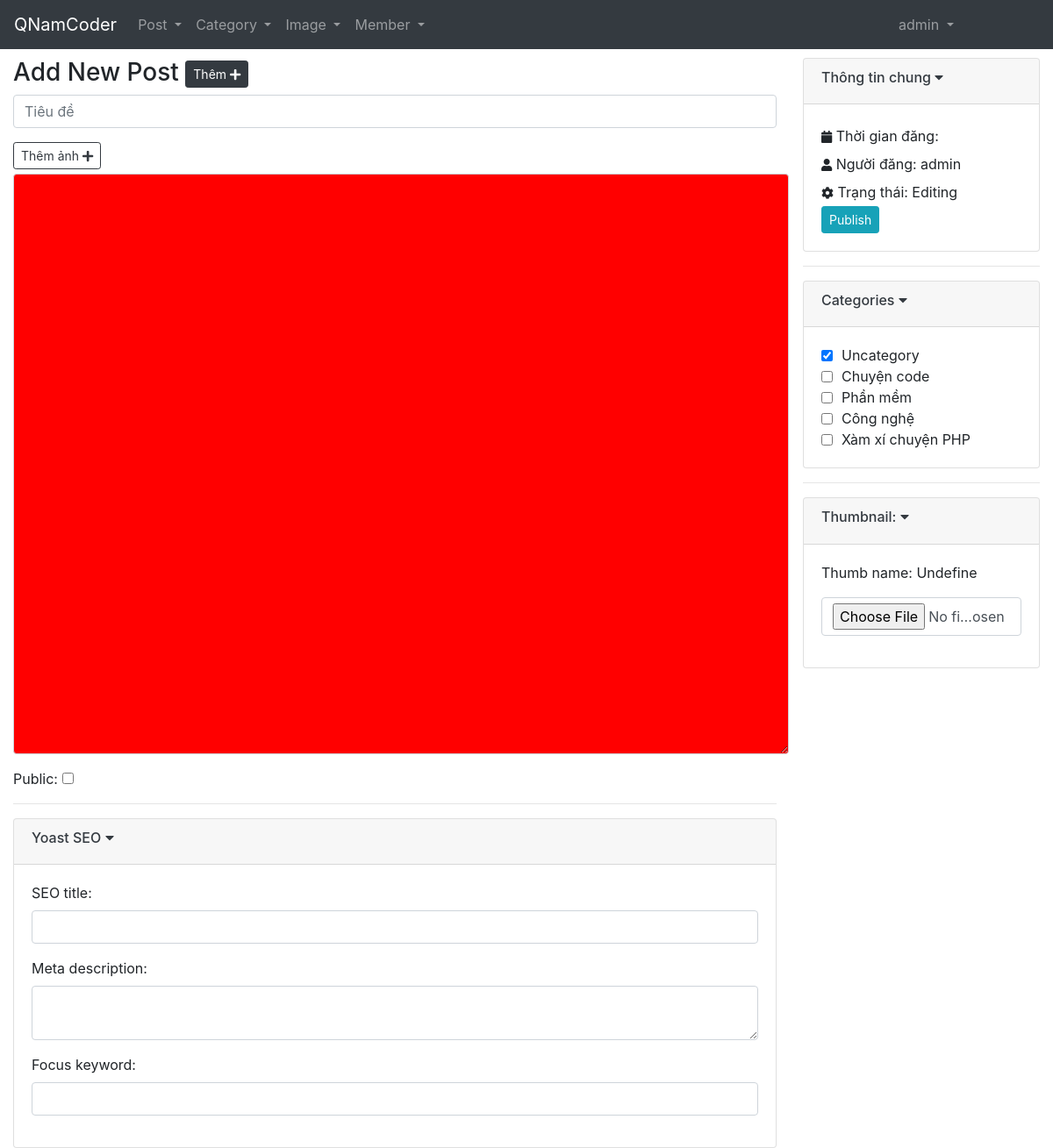
Screenshot of /admin/post/add-post.php (signed in) with the database file from the repository.
### tables this page shows
CREATE TABLE `categories` (
  `category_id` int(10) NOT NULL,
  `category_name` varchar(150) DEFAULT NULL,
  `category_slug` varchar(200) NOT NULL
);

### admin/post/add-post.php (the view, shortened to what this page needs)
<?php
	include_once("../inc/dbConfig.php");
	$username_edit = "";
	if (isset($_SESSION['username']) ) {
		$username_edit = $_SESSION['username'];
	}
	$thumb_name = "";
	$post_title = "";
	$post_content = "";
	$isPublic = 0;
	$post_seo_title = "" ;
	$post_description = "";
	$post_keyword = "";
	$post_category = 0;
?>
<?php include_once("../inc/header.php"); ?>
</head>
<body>
	<?php include_once("../inc/nav-horizontal.php");?>
		<div class="container-fluid">
			<div class="row ">
				<div class="col-xs-9 col-sm-9 col-md-9 col-lg-9">
					<form method="post" action="" enctype="multipart/form-data">
						<div class="add-new-post">
							<h3>Add New Post
				  				<a href="add-post.php">
				  					<button type="button" class="btn-sm btn btn-dark">
				  						<span>Thêm</span>
				  						<span class="fa fa-plus"></span>
				  					</button>
				  				</a>
			  				</h3>
						</div>
						<div class="content-element">
							<div class="form-group">
		  						<input type="text" name="post_title" id="post_title" class="form-control" placeholder="Tiêu đề" value="<?php echo $post_title; ?>" >
			  				</div>
							<div>
								<a href="<?php echo '../img/add-image.php';?>" target="_BLANK">
				  					<button type="button" class="btn-sm btn btn-outline-dark mr-bottom">
				  						<span>Thêm ảnh</span>
				  						<span class="fa fa-plus"></span>
				  					</button>
				  				</a>
			  				</div>
						    <div class="form-group">
						      <textarea class="form-control" id="post_content" name="post_content"><?php echo $post_content; ?></textarea>
						    </div>
							<div class="form-inline">
								<label for="post_public">Public:</label>
								<input type="checkbox" name="post_public" class="form-control" id="post_public" value="1" <?php echo ($isPublic==1)?"checked":" "; ?> >
			  				</div>
						</div>
						<hr>
						<div class="seo-element">
							<div class="card">
							    <div class="card-header">
							      <a class="card-link" data-toggle="collapse" href="#seo">
							      	<h6>
							      		<span class="text-dark">Yoast SEO</span>
							      		<span><i class=" text-dark pull-right fa fa-caret-down "></i></span>
							      	</h6>
							      </a>
							    </div>
							    <div id="seo" class="collapse show">
							      <div class="card-body">
							      	<div class="form-group">
										<div class="form-group">
											<label for="">SEO title: </label>
											<input type="text" name="post_seo_title" class="form-control" value="<?php echo $post_seo_title; ?>" >
										</div>
										<div class="form-group">
											<label for="">Meta description: </label>
											<textarea class="form-control" name="post_description"><?php echo $post_description; ?></textarea>
										</div>
										<div class="form-group">
											<label for="">Focus keyword: </label>
											<input type="text" name="post_keyword" class="form-control" value="<?php echo $post_keyword; ?>" >
										</div>
									</div>
							      </div>
							    </div>
							 </div>
						</div>
					</div>
					<div class="col-xs-3 col-sm-3 col-md-3 col-lg-3">
						<div class="card">
						    <div class="card-header">
						      <a class="card-link" data-toggle="collapse" href="#post-info">
						      	<h6>
						      		<span class="text-dark">Thông tin chung</span>
						      		<span><i class="text-dark pull-right fa fa-caret-down "></i></span>
						      	</h6>
						      </a>
						    </div>
						    <div id="post-info" class="collapse show">
						      <div class="card-body">
						      	<span class="post-info-item">
						      		<i class="fa fa-calendar" style="font-size:14px;"></i>
						      		Thời gian đăng:
						      	</span> <br>
						      	<span class="post-info-item"><i class="fa fa-user" style="font-size:14px;"></i> Người đăng: <?php echo $username_edit;?></span><br>
						      	<span class="post-info-item"><i class="fa fa-cog" style="font-size:14px;"></i> Trạng thái: <?php echo ($isPublic == 1)?"Public":"Editing"; ?></span><br>
								<input type="submit" name="publish" class="btn btn-sm btn-info"  value="Publish">
						      </div>
						    </div>
						 </div>
						<hr>
						<div class="card">
							<div class="card-header">
							  <a class="card-link" data-toggle="collapse" href="#post-category">
							  	<h6>
							  		<span class="text-dark">Categories</span>
							  		<span><i class=" text-dark pull-right fa fa-caret-down "></i></span>
							  	</h6>
							  </a>
							</div>
							<div id="post-category" class="collapse show">
							  <div class="card-body">
						 		<?php
						 			$sql_show_category = "SELECT * FROM categories";
						 			$query_show_category = mysqli_query($conn,$sql_show_category);
						 			while ($show_category = mysqli_fetch_array($query_show_category) ) {
						 		?>
								<div class="form-inline">
									<input type="checkbox" name="post_category" class="form-control form-category"
										value="<?php echo $show_category['category_id']?>"
										<?php echo ($post_category == $show_category['category_id'] )?"checked":" ";?> >
							 		<span><?php echo $show_category['category_name']; ?></span>
								</div>
						 		<?php
						 			}
						 		?>
							  </div>
							</div>
						</div>
						<hr>
						<div class="card">
						    <div class="card-header">
						      <a class="card-link" data-toggle="collapse" href="#post_thumb">
						      	<h6>
						      		<span class="text-dark">Thumbnail: </span>
						      		<span><i class="text-dark pull-right fa fa-caret-down "></i></span>
						      	</h6>
						      </a>
						    </div>
						    <div id="post_thumb" class="collapse show">
						      <div class="card-body">
						      	<div class="thumb-info">
						      		<p>Thumb name: <?php echo (!empty($thumb_name))?"$thumb_name":"Undefine" ;?></p>
						      	</div>
						      	<div class="form-group">
									 <input type="file" name="post_thumb" accept="image/*" class="form-control">
								</div>
						      </div>
						    </div>
						</div>
	  				</div>
			</div>
		</div>
<?php include_once("../inc/footer.php");?>

### rows the page displays
categories: category_id "☑", category_name "Uncategory"
categories: category_name "Chuyện code"
categories: category_name "Phần mềm"
categories: category_name "Công nghệ"
categories: category_name "Xàm xí chuyện PHP"

### other values shown
$_SESSION['username'] "admin"
$username_edit "admin"
